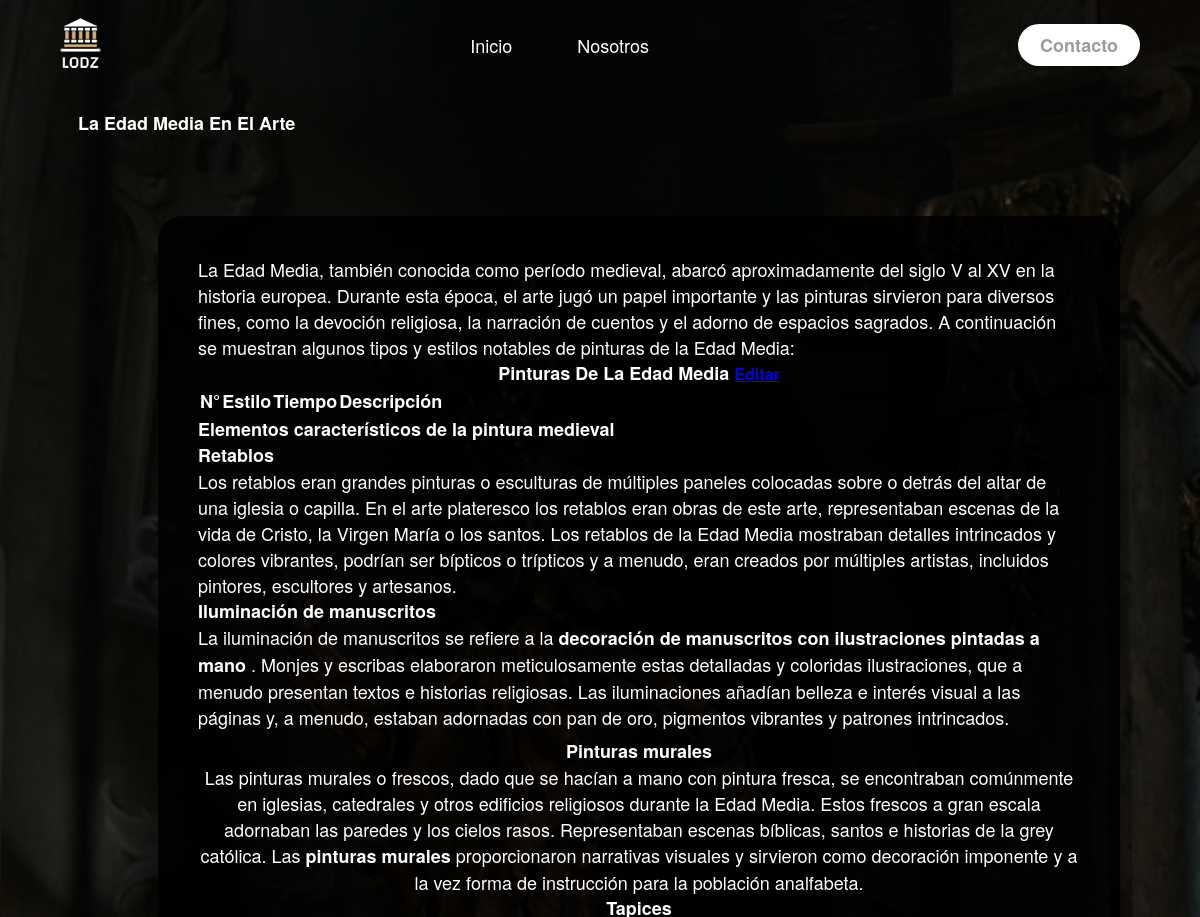
The page /edad-media.php (upper part) on the database as committed earlier.
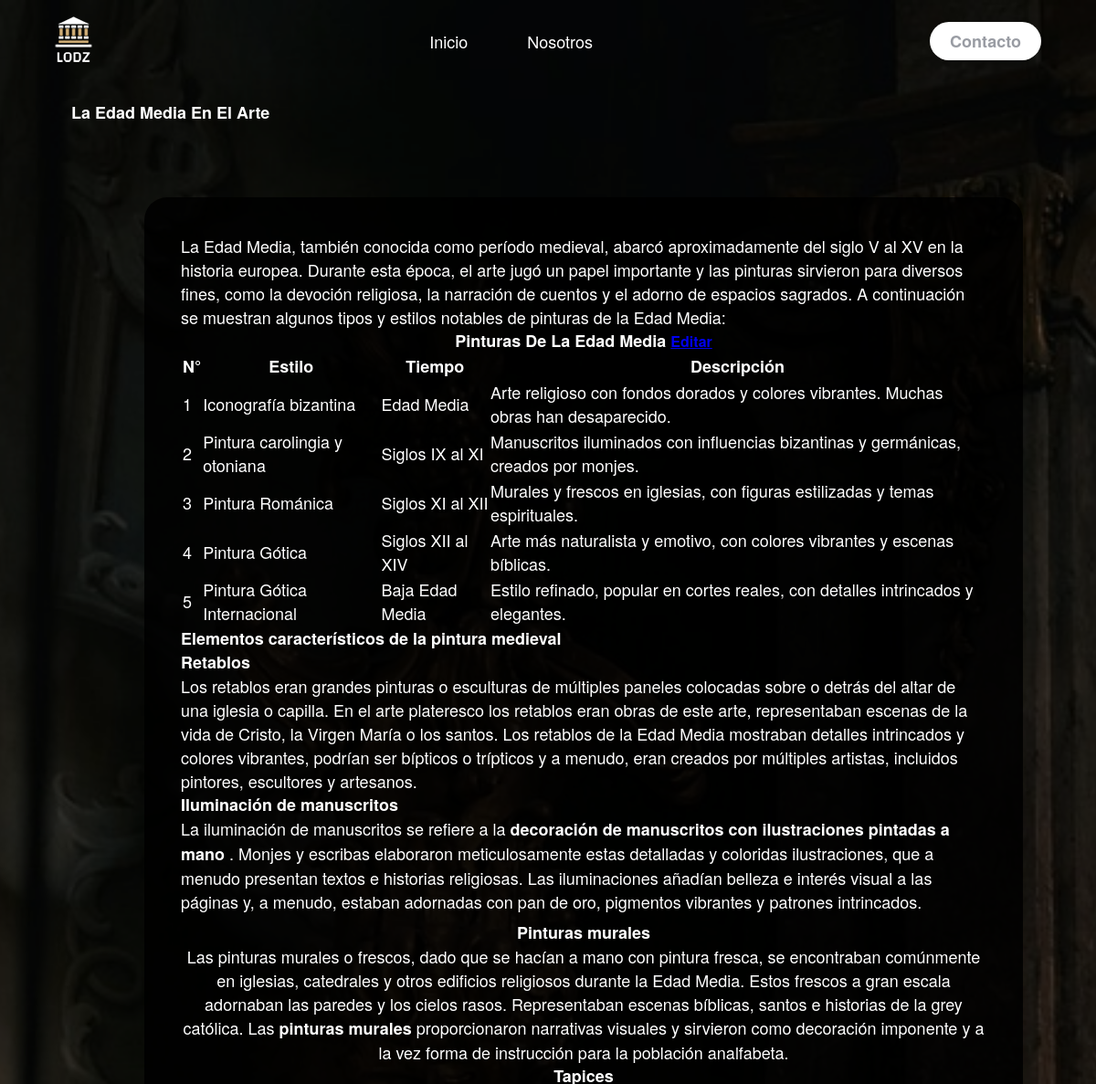
The same page on the database as committed later.
### tables this page shows
CREATE TABLE `pinturaem` (
  `id_em` int(11) NOT NULL,
  `Estilo` varchar(800) NOT NULL,
  `Tiempo` varchar(800) NOT NULL,
  `Descripcion` varchar(800) NOT NULL
);

### edad-media.php (called while the page is built, shortened)
<?php
require_once "views/layout.php";

### views/edad-media.php (the view, shortened to what this page needs)
<main id="edad-media" styles="text-aling: center;" >
    <h1> La Edad Media En El Arte </h1>
    <article style="margin-right: 120px; margin-left: 120px; margin: 80px; background-color: #000000d9;    color: white;   padding: 40px;    border-radius: 25px;
">
        <p>La Edad Media, también conocida como período medieval, abarcó aproximadamente
            del siglo V al XV en la historia europea. Durante esta época, el arte jugó un
            papel importante y las pinturas sirvieron para diversos fines, como la
            devoción religiosa, la narración de cuentos y el adorno de espacios
            sagrados. A continuación se muestran algunos tipos y estilos notables de
            pinturas de la Edad Media:
        </p>
        <h2 style="text-align: center;"> Pinturas De La Edad Media <a href="login.php" style="font-size: 16px;">Editar</a> </h2>
    <?php
        $servidor = "localhost";
        $usuario = "root";
        $clave = "";
        $base = "gestion";
        $Conexion = mysqli_connect($servidor,$usuario,$clave,$base);
        $Cadena = "SELECT * FROM pinturaem WHERE 1";
        $Consulta = Mysqli_query($Conexion, $Cadena );
        echo "<table  cellspacing=2 cellpadding=3 >";
            echo "<tr>";
                echo "<th>N°</th>";
                echo "<th>Estilo</th>";
                echo "<th>Tiempo</th>";
                echo "<th>Descripción</th>";
            echo "</tr>";
        while($Registro = Mysqli_fetch_row($Consulta)){
            echo "<tr>";
            foreach ($Registro as $Campo) {
                echo "<td>".$Campo."</td>";
            }
            echo "</tr>";
        }
        echo "</table>";
    ?>
        <h2>Elementos característicos de la pintura medieval</h2>
        <h4>Retablos</h4>
        <p>Los retablos eran grandes pinturas o esculturas de múltiples paneles colocadas sobre o detrás del altar
          de una iglesia o capilla. En el arte plateresco los retablos eran obras de este arte, representaban escenas
          de la vida de Cristo, la Virgen María o los santos. Los retablos de la Edad Media mostraban detalles intrincados
          y colores vibrantes, podrían ser bípticos o trípticos y a menudo, eran creados por múltiples artistas, incluidos
          pintores, escultores y artesanos.
        </p>
        <h4>Iluminación de manuscritos</h4>
        <p>La iluminación de manuscritos se refiere a la <strong>decoración de manuscritos con ilustraciones pintadas a mano
         </strong>. Monjes y escribas elaboraron meticulosamente estas detalladas y coloridas ilustraciones, que a menudo
         presentan textos e historias religiosas. Las iluminaciones añadían belleza e interés visual a las páginas y, a menudo,
         estaban adornadas con pan de oro, pigmentos vibrantes y patrones intrincados.</p><div class="code-block code-block-9"
         style="margin: 8px auto; text-align: center; display: block; clear: both;">
        <h4>Pinturas murales</h4>
        <p>Las pinturas murales o frescos, dado que se hacían a mano con pintura fresca, se encontraban comúnmente en iglesias,
            catedrales y otros edificios religiosos durante la Edad Media. Estos frescos a gran escala adornaban las paredes y
            los cielos rasos. Representaban escenas bíblicas, santos e historias de la grey católica. Las <strong>pinturas
            murales</strong> proporcionaron narrativas visuales y sirvieron como decoración imponente y a la vez forma de
            instrucción para la población analfabeta.
        </p>
        <h4>Tapices</h4>
        </article>
 </main>

### views/layout.php (shortened to what this page needs)
<!DOCTYPE html>
<html lang="en">
    <head>
    <link rel="stylesheet" href="http://localhost/tarea002/views/css/style.css">
</head>
    <body>
        <header class="header">
                <div class="logo" href="<?php echo APP_URL ?>../index.php">
                    <img src="views/src/logo.png" alt="LODZ">
                </div>
                <nav>
                    <ul class="links">
                        <li><a href="#">Inicio</a></li>
                        <li><a href="#">Nosotros</a></li>
                    </ul>
                </nav>
                <a href="#" class="btn"><button>Contacto</button></a>
        </header>
        <main>
        <?php include_once "views/" .($view ?? "index.php"); ?>
        </main>
    </body>
</html>

### views/css/style.css (style rules this page uses)
* { box-sizing: border-box; margin: 0; padding: 0; font-size: 18px; font-family: "Helvetica Neue", Helvetica, Arial, sans-serif; }
body { background-color: rgb(255, 255, 255); color: #fff; background-image: url("/Tarea002-/views/src/palace.jpg"); background-size: cover; background-position: center; background-repeat: no-repeat; background-attachment: fixed; }
.header { display: flex; justify-content: space-between; align-items: center; height: 90px; padding: 10px 5%; background-color: rgba(0, 0, 0, 0.5); z-index: 1000; }
.header .logo { cursor: pointer; }
.header .logo img { height: 50px; width: auto; transition: all 0.3s; }
.header .links { list-style: none; }
.header .links li { display: inline-block; padding: 0 30px; }
.header .links a { font-size: 700; color: #fff; text-decoration: none; }
.header .btn button { font-weight: 700; color: rgba(51, 58, 71, 0.5);; padding: 8px 22px; background-color: white; border: none; border-radius: 50px; cursor: pointer; transition: all 0.3s ease 0s; }
#edad-media { background-color: rgba(0, 0, 0, 0.5); overflow: auto; padding-left: 78px; padding-top: 20px; }

Rows that differ between the two databases and show on the page:
added pinturaem: id_em "1", Estilo "Iconografía bizantina", Tiempo "Edad Media", Descripcion "Arte religioso con fondos dorados y colores vibrantes. Muchas obras han desaparecido."
added pinturaem: id_em "2", Estilo "Pintura carolingia y otoniana", Tiempo "Siglos IX al XI", Descripcion "Manuscritos iluminados con influencias bizantinas y germánicas, creados por monjes."
added pinturaem: id_em "3", Estilo "Pintura Románica", Tiempo "Siglos XI al XII", Descripcion "Murales y frescos en iglesias, con figuras estilizadas y temas espirituales."
added pinturaem: id_em "4", Estilo "Pintura Gótica", Tiempo "Siglos XII al XIV", Descripcion "Arte más naturalista y emotivo, con colores vibrantes y escenas bíblicas."
added pinturaem: id_em "5", Estilo "Pintura Gótica Internacional", Tiempo "Baja Edad Media", Descripcion "Estilo refinado, popular en cortes reales, con detalles intrincados y elegantes."
